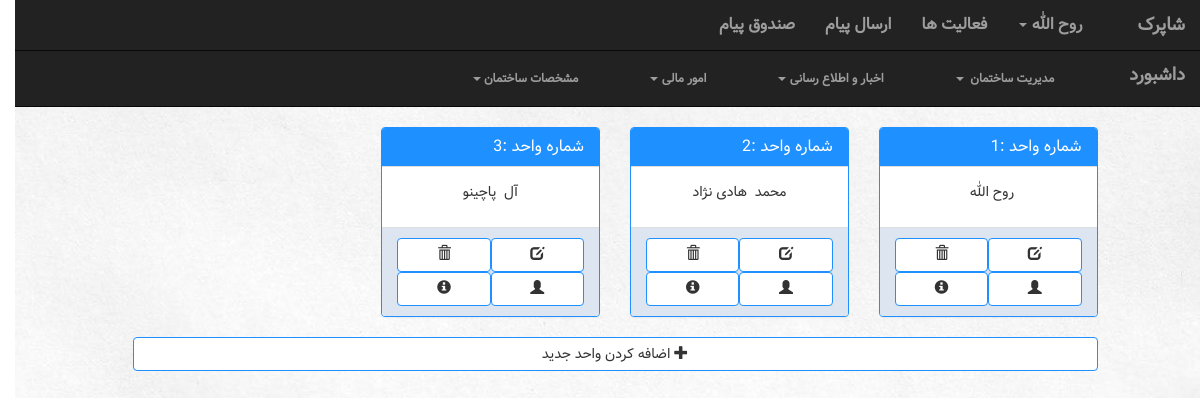
The app's page /building/1/unit/ (signed in) with its own data.
### building/models.py (models this page shows, shortened)
class Building(models.Model):
    manager = models.ForeignKey(Account, on_delete=models.CASCADE)
    name = models.CharField(max_length=100)
    Address = models.CharField(max_length=300)
    info = models.TextField()

class Unit(models.Model):
    size = models.IntegerField()
    info = models.TextField()
    number = models.IntegerField()
    account = models.ForeignKey(Account, on_delete=models.CASCADE, null=True, blank=True)
    building = models.ForeignKey(Building, on_delete=models.CASCADE)

### manageUser/models.py (models this page shows, shortened)
class Account(models.Model):
    user = models.OneToOneField(User, on_delete=models.CASCADE)
    type = models.IntegerField(default=UserType.MANAGER)
    activation_key = models.CharField(max_length=40, blank=True, null=True)
    def __str__(self):
        return self.user.first_name

### building/views.py (the view)
# urls.py: url(r'^(?P<building_id>[0-9]+)/unit/$', views.unit, name="unit"),
def unit(request, building_id):
    getbuilding = Building.objects.get(pk=building_id)
    context = {'building': getbuilding,
               'accountType':  Account.objects.get(user=request.user).type,
               'all_units': Unit.objects.filter(building=getbuilding),
               'createUnitForm': myForm.CreateUnitForm,
                    }
    return render(request, 'building/unit.html', context)

### building/templates/building/unit.html (shortened to what this page needs)
{% extends 'building/UserNavBar.html' %}
{% block navbar %}{% if accountType == 1 %} {% include 'building/managerNavBar.html' %} {% else %} {% include 'building/neighborNavBar.html' %}  {% endif %}{% endblock %}
{% block body %}
 <div class='row'>
    <div class="col-sm-10 col-lg-offset-1">
        {% for unit in all_units %}
            <div class='col-sm-3'>
                <div class="panel panel-default">
                    <div class="panel-heading">
                        <h4 class='panel-title'>شماره واحد :{{ unit.number }}</h4>
                    </div>
                    <div class="panel-body">
                        <p>
                            {{ unit.account.user.first_name }}  &nbsp;{{ unit.account.user.last_name }}
                        </p>
                    </div>
                    <div class='panel-footer container-fluid'>
                        <a class='col-md-6 btn btn-default' href='#' data-toggle="tooltip" title="حذف واحد"><span class="glyphicon glyphicon-trash" aria-hidden="true"></span></a>
                        <a class='col-md-6 btn btn-default' href='#' data-toggle="tooltip" title="تغییر مشخصات واحد"><span class="glyphicon glyphicon-edit" aria-hidden="true"></span></a>
                        <a class='col-md-6 btn btn-default' href='#' data-toggle="tooltip" title="مشخصات واحد"><span class="glyphicon glyphicon-info-sign" aria-hidden="true"></span></a>
                        <a class='col-md-6 btn btn-default' href='#' data-toggle="tooltip" title="تغییر ساکن"><span class="glyphicon glyphicon-user" aria-hidden="true"></span></a>
                    </div>
                </div>
            </div>
        {% endfor %}
        <div class="col-md-12">
                <button class="col-md-12 btn btn-default" data-toggle="modal" data-target="#myModal">  <span class="glyphicon glyphicon-plus" aria-hidden="true"></span> اضافه کردن واحد جدید </button>
        </div>
    </div>
 </div>
{% endblock %}

### building/templates/building/UserNavBar.html (shortened to what this page needs)
<!DOCTYPE html>
<html lang="en">
<head>
    <link rel="stylesheet" href="https://maxcdn.bootstrapcdn.com/bootstrap/3.3.7/css/bootstrap.min.css">
</head>
{% load staticfiles %}
<link rel="stylesheet" href="{% static 'building/BuildingNavBarStyle.css' %}">
<link rel="stylesheet" href="{% static 'building/BuildingListStyle.css' %}">
<link rel="stylesheet" href="{% static 'building/ModalStyle.css' %}">
<link rel="stylesheet" href="{% static 'building/TableStyle.css' %}">
<link rel="stylesheet" href="{% static 'building/dashboardStyle.css' %}">
<link rel="stylesheet" href="{% static 'building/pollFormStyle.css' %}">
<link rel="stylesheet" href="{% static 'building/chart.css' %}">
    {% load i18n admin_modify %}
<body>
<nav class="navbar navbar-inverse navbar-fixed-top" style="position: fixed">
      <div class="container-fluid" >
            <div class="navbar-header pull-right">
              <a class="navbar-brand active" href="{% url 'building:building' %}">{% if building %} {{ building.name}} {% else %} لیست ساختمان ها {% endif %} </a>
            </div>
            <div class="collapse navbar-collapse" id="topNavBar">
                  <ul class="nav navbar-nav pull-right">
                      <li><a href="{% url 'building:inbox' %}">صندوق پیام</a></li>
                      <li><a href="{% url 'building:sendmessage' %}">ارسال پیام</a></li>
                      <li><a href="{% url 'building:activities' %}">فعالیت ها <span class="sr-only">(current)</span></a></li>
                      <li class="dropdown">
                          <a href="#" class="dropdown-toggle" data-toggle="dropdown" role="button" aria-haspopup="true" aria-expanded="false">{{ request.user.first_name }} <span class="caret"></span></a>
                      </li>
                  </ul>
            </div>
      </div>
</nav>
<div style="height: 30px">
</div>
{% block navbar %}
{% endblock %}
{% block body %}
{% endblock %}
</body>
</html>

### building/static/building/BuildingNavBarStyle.css (style rules this page uses)
nav { font-family: SamSamFont; font-weight: bolder; font-size: medium; }
ul { list-style: none; }
body { direction: rtl; text-align: center; background-image: url("../images/Background.jpg"); background-size: cover; }

### building/static/building/BuildingListStyle.css (style rules this page uses)
.panel-default { border-color: dodgerblue; }
body > div.row > div { direction: rtl; }
body > div.row > div > div { float: right; }
.panel-default>.panel-heading { background-color: dodgerblue; border-color: #ddd; }
.panel-default>.panel-footer { background-color: #dde5f1; }
a { color: white; }
.btn-default { border-color: dodgerblue; }
body { font-family: SamSamFont; }

### building/static/building/dashboardStyle.css (style rules this page uses)
.panel-title { color: white; text-align: right; }

### building/static/building/pollFormStyle.css (style rules this page uses)
body { margin-top: 20px; }

### records on screen
Building: name "شاپرک"
Unit: account.user.first_name "روح الله"
Unit: account.user.first_name "محمد", account.user.last_name "هادی نژاد"
Unit: account.user.first_name "آل", account.user.last_name "پاچینو"

### other values on screen
{{ request.user.first_name }} "روح الله"
